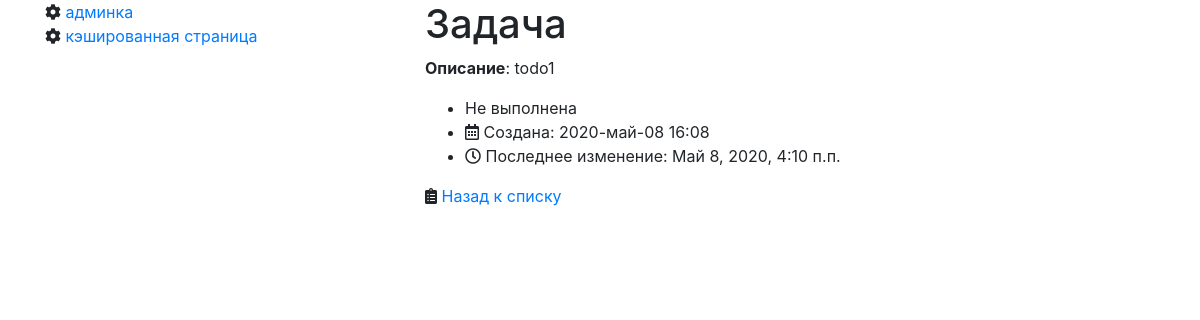
The page /details/1 on the database its author committed.
### tasks/models.py (models this page shows, shortened)
class TodoItem(models.Model):
    description = models.TextField("описание")
    is_completed = models.BooleanField("выполнено", default=False)
    created = models.DateTimeField(auto_now_add=True)
    updated = models.DateTimeField(auto_now=True)
    owner = models.ForeignKey(
        User, on_delete=models.CASCADE, related_name="tasks"
    )
    priority = models.ForeignKey(Priority,
                                 on_delete=models.CASCADE,
                                 related_name='tasks',
                                 blank=True,
                                 null=True)
    category = models.ManyToManyField(Category, blank=True)
    def __str__(self):
        return self.description.lower()

### tasks/views.py (the view)
# urls.py: path("details/<int:pk>", views.TaskDetailsView.as_view(), name="details"),
class TaskDetailsView(DetailView):
    model = TodoItem
    template_name = "tasks/details.html"

### tasks/templates/tasks/details.html (shortened to what this page needs)
{% extends "base.html" %}
{% block main_content %}
  <h1>Задача</h1>
  <p><b>Описание</b>: {{ object }}</p>
  <ul>
    <li>
      {{ object.is_completed|yesno:"Выполнена,Не выполнена" }}
    </li>
    <li><i class="far fa-calendar-alt"></i>&nbsp;Создана: {{ object.created|date:"Y-b-d H:i" }}</li>
    <li><i class="far fa-clock"></i>&nbsp;Последнее изменение: {{ object.updated }}</li>
  </ul>
  <i class="fas fa-clipboard-list"></i>&nbsp;<a href="{% url "tasks:list" %}">Назад к списку</a>
{% endblock %}

### rows shown on the page
TodoItem: description "todo1", is_completed "Не выполнена", created "2020-май-08 16:08", updated "Май 8, 2020, 4:10 п.п."
